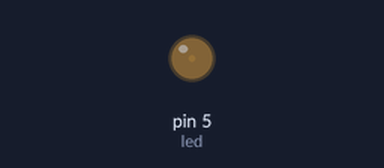
Simulated run of this sketch. Board: Arduino Uno, built with avr-gcc and run on an emulated ATmega328P. Shown: output pins drawn as LEDs (lit = HIGH).

Above: at 0.05 s.
At 0.65 s:
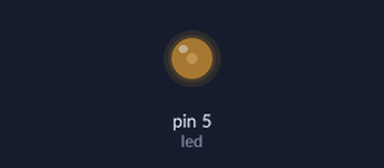
At 1.3 s:
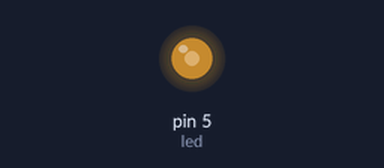
At 2.55 s:
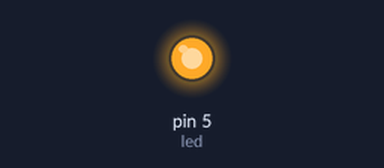
Timing chart, 0 to 5.9 s (numbered marks = the images above):
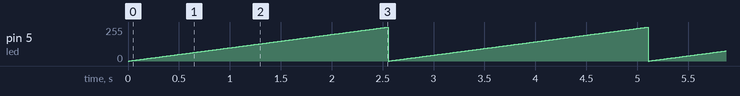

Measured:
- by itself, pin 5 (led): ramps from 0/255 to 254/255 and jumps back, once every 2.6 s

The sketch:

uno_led_pwm.ino
```cpp
int led = 5;
void setup() {
  // put your setup code here, to run once:
  pinMode(led,OUTPUT);
}

void loop() {
  // put your main code here, to run repeatedly:
  for(int i =0;i<255;i++){
    analogWrite(led,i);
    delay(10);
  }

}
```
